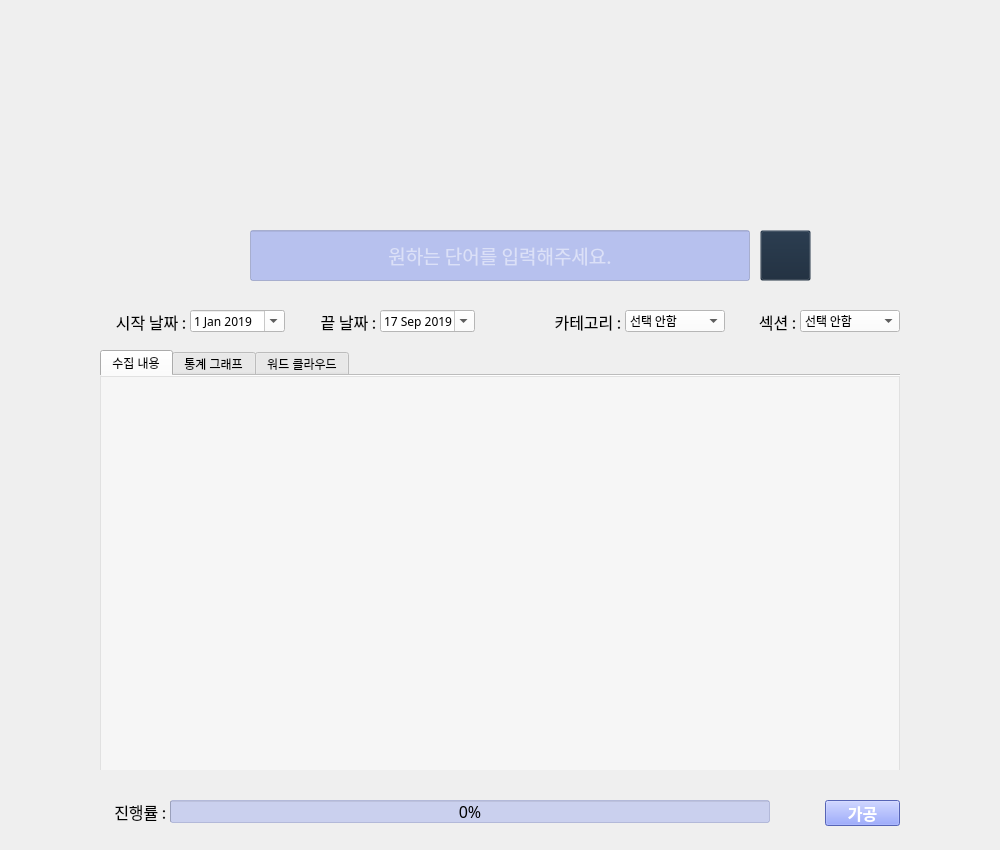
<?xml version="1.0" encoding="UTF-8"?>
<ui version="4.0">
 <class>MainWindow</class>
 <widget class="QMainWindow" name="MainWindow">
  <property name="geometry">
   <rect>
    <x>0</x>
    <y>0</y>
    <width>1000</width>
    <height>850</height>
   </rect>
  </property>
  <property name="minimumSize">
   <size>
    <width>1000</width>
    <height>850</height>
   </size>
  </property>
  <property name="maximumSize">
   <size>
    <width>1000</width>
    <height>850</height>
   </size>
  </property>
  <property name="windowTitle">
   <string>DAMOA</string>
  </property>
  <property name="autoFillBackground">
   <bool>true</bool>
  </property>
  <property name="styleSheet">
   <string notr="true">background-image: url(:/img/DAMOA 500.png);</string>
  </property>
  <widget class="QWidget" name="centralwidget">
   <widget class="QLineEdit" name="lineEdit">
    <property name="geometry">
     <rect>
      <x>250</x>
      <y>230</y>
      <width>500</width>
      <height>51</height>
     </rect>
    </property>
    <property name="font">
     <font>
      <family>맑은 고딕</family>
      <pointsize>14</pointsize>
     </font>
    </property>
    <property name="autoFillBackground">
     <bool>false</bool>
    </property>
    <property name="styleSheet">
     <string notr="true">background-color : rgb(120, 140, 235, 120);
color:#ffffff</string>
    </property>
    <property name="inputMask">
     <string/>
    </property>
    <property name="text">
     <string/>
    </property>
    <property name="echoMode">
     <enum>QLineEdit::Normal</enum>
    </property>
    <property name="alignment">
     <set>Qt::AlignCenter</set>
    </property>
    <property name="placeholderText">
     <string>원하는 단어를 입력해주세요.</string>
    </property>
    <property name="clearButtonEnabled">
     <bool>false</bool>
    </property>
   </widget>
   <widget class="QDateEdit" name="sDate">
    <property name="geometry">
     <rect>
      <x>190</x>
      <y>310</y>
      <width>95</width>
      <height>22</height>
     </rect>
    </property>
    <property name="font">
     <font>
      <family>맑은 고딕</family>
     </font>
    </property>
    <property name="styleSheet">
     <string notr="true">background-color : rgb(255, 255, 255);
</string>
    </property>
    <property name="dateTime">
     <datetime>
      <hour>0</hour>
      <minute>0</minute>
      <second>0</second>
      <year>2019</year>
      <month>1</month>
      <day>1</day>
     </datetime>
    </property>
    <property name="minimumDateTime">
     <datetime>
      <hour>0</hour>
      <minute>0</minute>
      <second>0</second>
      <year>1990</year>
      <month>1</month>
      <day>1</day>
     </datetime>
    </property>
    <property name="maximumDate">
     <date>
      <year>2100</year>
      <month>12</month>
      <day>31</day>
     </date>
    </property>
    <property name="minimumDate">
     <date>
      <year>1990</year>
      <month>1</month>
      <day>1</day>
     </date>
    </property>
    <property name="calendarPopup">
     <bool>true</bool>
    </property>
   </widget>
   <widget class="QDateEdit" name="eDate">
    <property name="geometry">
     <rect>
      <x>380</x>
      <y>310</y>
      <width>95</width>
      <height>22</height>
     </rect>
    </property>
    <property name="font">
     <font>
      <family>맑은 고딕</family>
     </font>
    </property>
    <property name="styleSheet">
     <string notr="true">background-color : rgb(255, 255, 255);
</string>
    </property>
    <property name="dateTime">
     <datetime>
      <hour>0</hour>
      <minute>0</minute>
      <second>0</second>
      <year>2019</year>
      <month>9</month>
      <day>17</day>
     </datetime>
    </property>
    <property name="maximumDate">
     <date>
      <year>7999</year>
      <month>12</month>
      <day>31</day>
     </date>
    </property>
    <property name="minimumDate">
     <date>
      <year>1990</year>
      <month>1</month>
      <day>1</day>
     </date>
    </property>
    <property name="calendarPopup">
     <bool>true</bool>
    </property>
   </widget>
   <widget class="QLabel" name="label_2">
    <property name="geometry">
     <rect>
      <x>100</x>
      <y>310</y>
      <width>90</width>
      <height>22</height>
     </rect>
    </property>
    <property name="font">
     <font>
      <family>맑은 고딕</family>
     </font>
    </property>
    <property name="styleSheet">
     <string notr="true">color: rgb(255, 255, 255)</string>
    </property>
    <property name="text">
     <string>&lt;html&gt;&lt;head/&gt;&lt;body&gt;&lt;p align=&quot;right&quot;&gt;&lt;span style=&quot; font-size:12pt; color:#000000;&quot;&gt;시작 날짜 : &lt;/span&gt;&lt;/p&gt;&lt;/body&gt;&lt;/html&gt;</string>
    </property>
   </widget>
   <widget class="QLabel" name="label_3">
    <property name="geometry">
     <rect>
      <x>290</x>
      <y>310</y>
      <width>90</width>
      <height>22</height>
     </rect>
    </property>
    <property name="font">
     <font>
      <family>맑은 고딕</family>
     </font>
    </property>
    <property name="styleSheet">
     <string notr="true">color: rgb(255, 255, 255)</string>
    </property>
    <property name="text">
     <string>&lt;html&gt;&lt;head/&gt;&lt;body&gt;&lt;p align=&quot;right&quot;&gt;&lt;span style=&quot; font-size:12pt; color:#000000;&quot;&gt;끝 날짜 : &lt;/span&gt;&lt;/p&gt;&lt;/body&gt;&lt;/html&gt;</string>
    </property>
   </widget>
   <widget class="QProgressBar" name="pBar">
    <property name="geometry">
     <rect>
      <x>170</x>
      <y>800</y>
      <width>600</width>
      <height>23</height>
     </rect>
    </property>
    <property name="font">
     <font>
      <family>맑은 고딕</family>
      <pointsize>12</pointsize>
     </font>
    </property>
    <property name="styleSheet">
     <string notr="true">background-color : rgb(120, 140, 235, 80);
color:#000000</string>
    </property>
    <property name="value">
     <number>0</number>
    </property>
   </widget>
   <widget class="QLabel" name="label_4">
    <property name="geometry">
     <rect>
      <x>100</x>
      <y>800</y>
      <width>70</width>
      <height>22</height>
     </rect>
    </property>
    <property name="font">
     <font>
      <family>맑은 고딕</family>
     </font>
    </property>
    <property name="styleSheet">
     <string notr="true">color: rgb(255, 255, 255)</string>
    </property>
    <property name="text">
     <string>&lt;html&gt;&lt;head/&gt;&lt;body&gt;&lt;p align=&quot;right&quot;&gt;&lt;span style=&quot; font-size:12pt; color:#000000;&quot;&gt;진행률 : &lt;/span&gt;&lt;/p&gt;&lt;/body&gt;&lt;/html&gt;</string>
    </property>
   </widget>
   <widget class="QPushButton" name="Search">
    <property name="geometry">
     <rect>
      <x>760</x>
      <y>230</y>
      <width>51</width>
      <height>51</height>
     </rect>
    </property>
    <property name="font">
     <font>
      <family>맑은 고딕</family>
      <pointsize>12</pointsize>
      <weight>75</weight>
      <bold>true</bold>
     </font>
    </property>
    <property name="styleSheet">
     <string notr="true">background-color : rgb(21, 37, 55, 0);
color:#ffffff;</string>
    </property>
    <property name="text">
     <string/>
    </property>
    <property name="icon">
     <iconset>
      <normaloff>img/Search.png</normaloff>img/Search.png</iconset>
    </property>
    <property name="iconSize">
     <size>
      <width>40</width>
      <height>40</height>
     </size>
    </property>
   </widget>
   <widget class="QPushButton" name="Process">
    <property name="geometry">
     <rect>
      <x>825</x>
      <y>800</y>
      <width>75</width>
      <height>26</height>
     </rect>
    </property>
    <property name="font">
     <font>
      <family>맑은 고딕</family>
      <pointsize>12</pointsize>
      <weight>75</weight>
      <bold>true</bold>
     </font>
    </property>
    <property name="styleSheet">
     <string notr="true">background-color : rgb(120, 140, 255);
color:#ffffff;</string>
    </property>
    <property name="text">
     <string>가공</string>
    </property>
   </widget>
   <widget class="QComboBox" name="cb_ctgr">
    <property name="geometry">
     <rect>
      <x>625</x>
      <y>310</y>
      <width>100</width>
      <height>22</height>
     </rect>
    </property>
    <property name="font">
     <font>
      <family>맑은 고딕</family>
     </font>
    </property>
    <property name="styleSheet">
     <string notr="true">background-color : rgb(255, 255, 255);
</string>
    </property>
    <item>
     <property name="text">
      <string>선택 안함</string>
     </property>
    </item>
    <item>
     <property name="text">
      <string>정치</string>
     </property>
    </item>
    <item>
     <property name="text">
      <string>경제</string>
     </property>
    </item>
    <item>
     <property name="text">
      <string>사회</string>
     </property>
    </item>
    <item>
     <property name="text">
      <string>생활/문화</string>
     </property>
    </item>
    <item>
     <property name="text">
      <string>세계</string>
     </property>
    </item>
    <item>
     <property name="text">
      <string>IT/과학</string>
     </property>
    </item>
   </widget>
   <widget class="QComboBox" name="cb_ss">
    <property name="enabled">
     <bool>true</bool>
    </property>
    <property name="geometry">
     <rect>
      <x>800</x>
      <y>310</y>
      <width>100</width>
      <height>22</height>
     </rect>
    </property>
    <property name="font">
     <font>
      <family>맑은 고딕</family>
     </font>
    </property>
    <property name="styleSheet">
     <string notr="true">background-color : rgb(255, 255, 255)</string>
    </property>
    <property name="maxVisibleItems">
     <number>12</number>
    </property>
    <property name="minimumContentsLength">
     <number>0</number>
    </property>
    <item>
     <property name="text">
      <string>선택 안함</string>
     </property>
    </item>
   </widget>
   <widget class="QLabel" name="label_6">
    <property name="geometry">
     <rect>
      <x>535</x>
      <y>310</y>
      <width>90</width>
      <height>22</height>
     </rect>
    </property>
    <property name="font">
     <font>
      <family>맑은 고딕</family>
     </font>
    </property>
    <property name="styleSheet">
     <string notr="true">color: rgb(255, 255, 255)</string>
    </property>
    <property name="text">
     <string>&lt;html&gt;&lt;head/&gt;&lt;body&gt;&lt;p align=&quot;right&quot;&gt;&lt;span style=&quot; font-size:12pt; color:#000000;&quot;&gt;카테고리 : &lt;/span&gt;&lt;/p&gt;&lt;/body&gt;&lt;/html&gt;</string>
    </property>
   </widget>
   <widget class="QLabel" name="label_7">
    <property name="geometry">
     <rect>
      <x>710</x>
      <y>310</y>
      <width>90</width>
      <height>22</height>
     </rect>
    </property>
    <property name="font">
     <font>
      <family>맑은 고딕</family>
     </font>
    </property>
    <property name="styleSheet">
     <string notr="true">color: rgb(255, 255, 255)</string>
    </property>
    <property name="text">
     <string>&lt;html&gt;&lt;head/&gt;&lt;body&gt;&lt;p align=&quot;right&quot;&gt;&lt;span style=&quot; font-size:12pt; color:#000000;&quot;&gt;섹션 : &lt;/span&gt;&lt;/p&gt;&lt;/body&gt;&lt;/html&gt;</string>
    </property>
   </widget>
   <widget class="QTabWidget" name="tabWidget">
    <property name="geometry">
     <rect>
      <x>100</x>
      <y>350</y>
      <width>800</width>
      <height>420</height>
     </rect>
    </property>
    <property name="styleSheet">
     <string notr="true">background-color : rgb(50)</string>
    </property>
    <property name="tabPosition">
     <enum>QTabWidget::North</enum>
    </property>
    <property name="tabShape">
     <enum>QTabWidget::Rounded</enum>
    </property>
    <property name="currentIndex">
     <number>0</number>
    </property>
    <property name="elideMode">
     <enum>Qt::ElideNone</enum>
    </property>
    <property name="documentMode">
     <bool>true</bool>
    </property>
    <property name="tabsClosable">
     <bool>false</bool>
    </property>
    <property name="movable">
     <bool>false</bool>
    </property>
    <property name="tabBarAutoHide">
     <bool>false</bool>
    </property>
    <widget class="QWidget" name="tab_1">
     <attribute name="title">
      <string>수집 내용</string>
     </attribute>
     <widget class="QTextEdit" name="textEdit">
      <property name="geometry">
       <rect>
        <x>0</x>
        <y>0</y>
        <width>800</width>
        <height>400</height>
       </rect>
      </property>
      <property name="tabletTracking">
       <bool>false</bool>
      </property>
      <property name="styleSheet">
       <string notr="true">background-color : rgb(255, 255, 255, 110)</string>
      </property>
      <property name="frameShape">
       <enum>QFrame::StyledPanel</enum>
      </property>
      <property name="readOnly">
       <bool>true</bool>
      </property>
      <property name="html">
       <string>&lt;!DOCTYPE HTML PUBLIC &quot;-//W3C//DTD HTML 4.0//EN&quot; &quot;http://www.w3.org/TR/REC-html40/strict.dtd&quot;&gt;
&lt;html&gt;&lt;head&gt;&lt;meta name=&quot;qrichtext&quot; content=&quot;1&quot; /&gt;&lt;style type=&quot;text/css&quot;&gt;
p, li { white-space: pre-wrap; }
&lt;/style&gt;&lt;/head&gt;&lt;body style=&quot; font-family:'Gulim'; font-size:9pt; font-weight:400; font-style:normal;&quot;&gt;
&lt;p style=&quot;-qt-paragraph-type:empty; margin-top:0px; margin-bottom:0px; margin-left:0px; margin-right:0px; -qt-block-indent:0; text-indent:0px;&quot;&gt;&lt;br /&gt;&lt;/p&gt;&lt;/body&gt;&lt;/html&gt;</string>
      </property>
     </widget>
    </widget>
    <widget class="QWidget" name="tab_2">
     <attribute name="title">
      <string>통계 그래프</string>
     </attribute>
     <widget class="QLabel" name="label_5">
      <property name="geometry">
       <rect>
        <x>0</x>
        <y>0</y>
        <width>800</width>
        <height>400</height>
       </rect>
      </property>
      <property name="styleSheet">
       <string notr="true">background-color: rgb(255, 255, 255)</string>
      </property>
      <property name="frameShape">
       <enum>QFrame::StyledPanel</enum>
      </property>
      <property name="text">
       <string/>
      </property>
     </widget>
    </widget>
    <widget class="QWidget" name="tab_3">
     <attribute name="title">
      <string>워드 클라우드</string>
     </attribute>
     <widget class="QLabel" name="label">
      <property name="geometry">
       <rect>
        <x>0</x>
        <y>0</y>
        <width>800</width>
        <height>400</height>
       </rect>
      </property>
      <property name="styleSheet">
       <string notr="true">background-color: rgb(255, 255, 255)</string>
      </property>
      <property name="frameShape">
       <enum>QFrame::StyledPanel</enum>
      </property>
      <property name="frameShadow">
       <enum>QFrame::Plain</enum>
      </property>
      <property name="text">
       <string/>
      </property>
     </widget>
    </widget>
   </widget>
   <widget class="QLabel" name="label_9">
    <property name="geometry">
     <rect>
      <x>0</x>
      <y>0</y>
      <width>1000</width>
      <height>850</height>
     </rect>
    </property>
    <property name="text">
     <string/>
    </property>
    <property name="pixmap">
     <pixmap>img/우리배경.png</pixmap>
    </property>
   </widget>
   <zorder>label_9</zorder>
   <zorder>label_2</zorder>
   <zorder>label_3</zorder>
   <zorder>pBar</zorder>
   <zorder>label_4</zorder>
   <zorder>Search</zorder>
   <zorder>Process</zorder>
   <zorder>label_6</zorder>
   <zorder>label_7</zorder>
   <zorder>sDate</zorder>
   <zorder>eDate</zorder>
   <zorder>cb_ctgr</zorder>
   <zorder>cb_ss</zorder>
   <zorder>lineEdit</zorder>
   <zorder>tabWidget</zorder>
  </widget>
 </widget>
 <tabstops>
  <tabstop>tabWidget</tabstop>
  <tabstop>lineEdit</tabstop>
  <tabstop>sDate</tabstop>
  <tabstop>eDate</tabstop>
  <tabstop>cb_ctgr</tabstop>
  <tabstop>cb_ss</tabstop>
  <tabstop>Search</tabstop>
  <tabstop>Process</tabstop>
  <tabstop>textEdit</tabstop>
 </tabstops>
 <resources/>
 <connections/>
</ui>
